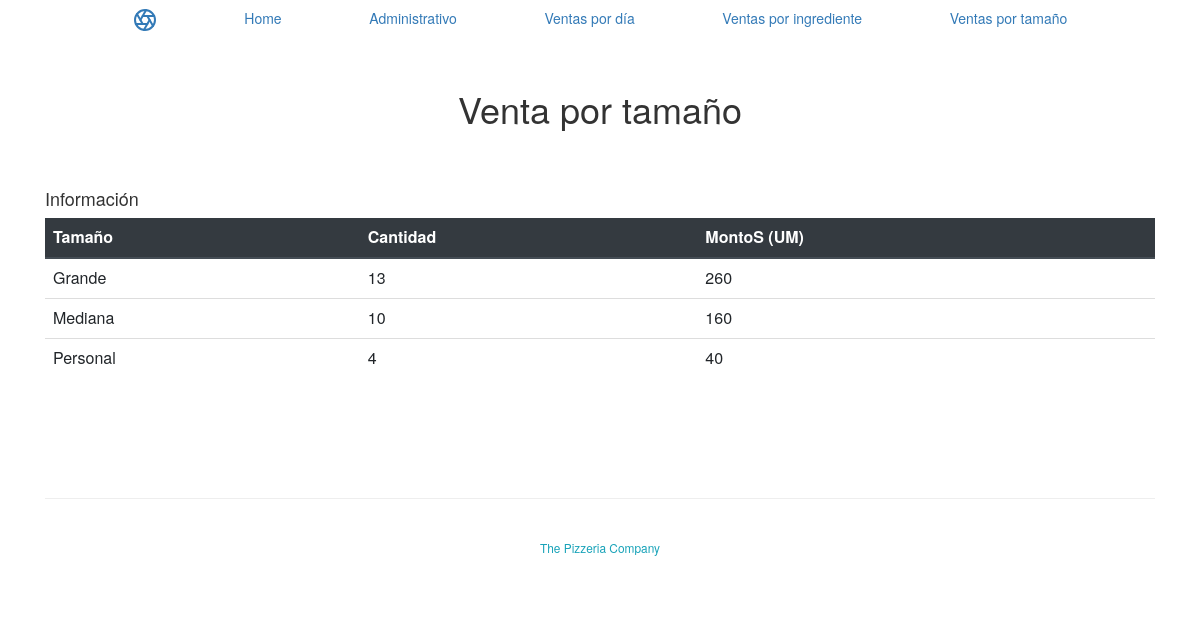
Page /pedidos/administracion/tamano/ on the committed database.
### pedidos/models.py (models this page shows, shortened)
class Pedido(models.Model):
    pedido_id = models.AutoField(primary_key=True)
    fecha_pedido = models.DateField('Fecha pedido')
    nombre_cliente = models.CharField(max_length=200)

### pedidos/views.py (the view)
# urls.py: path('administracion/tamano/', views.venta_tamano, name='venta_tamano'),
def venta_tamano(request):
    raw_query = '''
                select pedidos_pedido.pedido_id,
                pedidos_tamano.nombre_tamano,
                count(pedidos_pizza.tamano_id_id) Cantidad,
                count(pedidos_pizza.tamano_id_id) * pedidos_tamano.costo_tamano Monto
                from  pedidos_pedido , pedidos_pizza, pedidos_tamano
                where pedidos_pizza.pedido_id_id = pedidos_pedido.pedido_id and
                pedidos_pizza.tamano_id_id = pedidos_tamano.tamano_id
                group by pedidos_tamano.nombre_tamano
        '''
    results = Pedido.objects.raw(raw_query)
    return render(request, 'pedidos/venta_tamano.html', {'resultado': results})

### pedidos/templates/pedidos/venta_tamano.html (shortened to what this page needs)
<html>
    <head>
       {% load bootstrap4 %}
       {% bootstrap_css %}
       <link href="//cdnjs.cloudflare.com/ajax/libs/twitter-bootstrap/3.3.7/css/bootstrap.css" rel="stylesheet"/>
       <link href="//cdnjs.cloudflare.com/ajax/libs/bootstrap-datetimepicker/4.17.37/css/bootstrap-datetimepicker.css" rel="stylesheet"/>
    </head>
    <body>
        <nav class="site-header py-1">
            <div class="container d-flex flex-column flex-md-row justify-content-between">
                <a class="py-2" href="{% url 'pedidos:index' %}">
                </a>
                <a class="py-2 d-none d-md-inline-block" href="{% url 'pedidos:index' %}">Home</a>
                <a class="py-2 d-none d-md-inline-block" href="{% url 'pedidos:administracion' %}">Administrativo</a>
                <a class="py-2 d-none d-md-inline-block" href="{% url 'pedidos:hoy' %}">Ventas por día</a>
                <a class="py-2 d-none d-md-inline-block" href="{% url 'pedidos:venta_ingrediente' %}">Ventas por ingrediente</a>
                <a class="py-2 d-none d-md-inline-block" href="{% url 'pedidos:venta_tamano' %}">Ventas por tamaño</a>
            </div>
            </nav>
<div class="container py-5">
    <div class="row">
        <div class="col-md-12">
            <h1 class="text-center mb-5">Venta por tamaño</h1>
            <div>
               <br>
               <h4>Información </h4>
                   <table class="table">
                    <thead class="thead-dark">
                      <tr>
                        <th scope="col">Tamaño</th>
                        <th scope="col">Cantidad</th>
                        <th scope="col">MontoS (UM)</th>
                      </tr>
                    </thead>
                    <tbody>
                        {% for i in resultado %}
                        <tr>
                        <td>{{i.nombre_tamano}}</td>
                        <td>{{i.Cantidad}}</td>
                        <td>{{i.Monto}}</td>
                    </tr>
                    {% endfor %}
                    </tbody>
                </table>
            </div>
        <br><br><br><br>
        </div>
    </div>
    <hr>
    <p class="text-center"><br>
        <a class="small text-info d-inline-block" >The Pizzeria Company</a>
    </p>
</div>
    </body>
  </html>

### rows in the picture
Pedido: nombre_tamano "Grande", Cantidad "13", Monto "260"
Pedido: nombre_tamano "Mediana", Cantidad "10", Monto "160"
Pedido: nombre_tamano "Personal", Cantidad "4", Monto "40"
